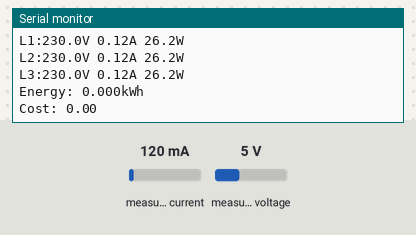
Recording of a sketch running on a simulated ESP8266 (NodeMCU). Parts: the last lines printed to the serial monitor. The inputs (shaded band) are chosen by the test bench; at power-on: measured current 120 mA, measured voltage 5 V. WiFi joins after 1.5 s; servers stay silent unless stated.

Above: at 5.0 s.
5.1 s: measured current set to 40 mA
At 6.5 s:
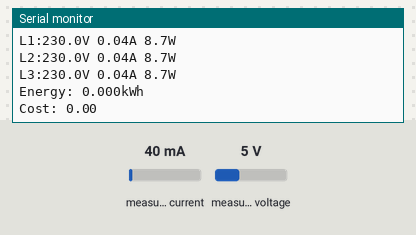
6.6 s: measured voltage set to 0.3 V
8.1 s: measured current set to 500 mA
At 9.2 s:
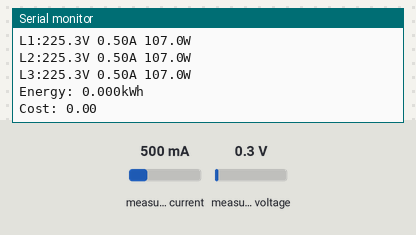
Timing chart, 0 to 11.1 s (numbered marks = the images above; inputs shaded):
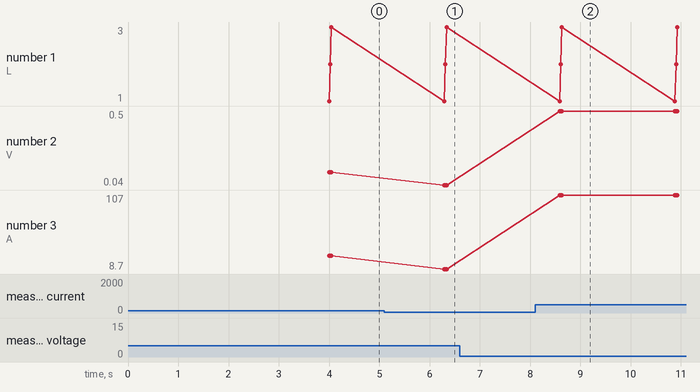

The sketch:

Code.ino
```cpp
// === Blynk Template Info ===
#define BLYNK_TEMPLATE_ID "TMPL3fExQMeu9"
#define BLYNK_TEMPLATE_NAME "SmartEnergyMeter"
#define BLYNK_PRINT Serial

#include <ESP8266WiFi.h>
#include <BlynkSimpleEsp8266.h>
#include <PZEM004Tv30.h>
#include <SoftwareSerial.h>

// === WiFi & Blynk Credentials ===
char ssid[] = "yourwifiname";
char pass[] = "yourwifipassword";
char auth[] = "JDZCI0o_eamM_rfOcqMSV_Q1TinO0yLs"; // Blynk Auth Token

// === SoftwareSerial Setup for 3 PZEM Modules ===
// ESP-12E safe pins
SoftwareSerial pzem1Serial(14, 12); // D5 (TX), D6 (RX)
SoftwareSerial pzem2Serial(13, 15); // D7 (TX), D8 (RX)
SoftwareSerial pzem3Serial(5, 4);   // D1 (TX), D2 (RX)

PZEM004Tv30 pzem1(pzem1Serial);
PZEM004Tv30 pzem2(pzem2Serial);
PZEM004Tv30 pzem3(pzem3Serial);

// === Phase Values ===
float voltage1, current1, power1, energy1, frequency1, pf1, va1, VAR1;
float voltage2, current2, power2, energy2, frequency2, pf2, va2, VAR2;
float voltage3, current3, power3, energy3, frequency3, pf3, va3, VAR3;
float voltage3ph, current3ph, power3ph, energy3ph, frequency3ph, pf3ph, va3ph, VAR3ph;

// === Functions ===
float zeroIfNan(float v);
void WiFiCheck();

void setup() {
  Serial.begin(9600);
  delay(1000);

  Serial.println("\nSmart 3-Phase Meter Booting...");

  // Connect WiFi + Blynk Cloud
  Blynk.begin(auth, ssid, pass, "blynk.cloud", 8080);

  Serial.println("WiFi + Blynk Connected!");
  delay(1000);
}

// === MAIN LOOP ===
void loop() {
  Blynk.run();
  WiFiCheck();

  // === Read Phase 1 ===
  voltage1 = zeroIfNan(pzem1.voltage());
  current1 = zeroIfNan(pzem1.current());
  power1   = zeroIfNan(pzem1.power());
  energy1  = zeroIfNan(pzem1.energy() / 1000); // kWh
  frequency1 = zeroIfNan(pzem1.frequency());
  pf1 = zeroIfNan(pzem1.pf());
  va1 = (pf1 == 0) ? 0 : power1 / pf1;
  VAR1 = (pf1 == 0) ? 0 : power1 / pf1 * sqrt(1 - sq(pf1));

  // === Read Phase 2 ===
  voltage2 = zeroIfNan(pzem2.voltage());
  current2 = zeroIfNan(pzem2.current());
  power2   = zeroIfNan(pzem2.power());
  energy2  = zeroIfNan(pzem2.energy() / 1000);
  frequency2 = zeroIfNan(pzem2.frequency());
  pf2 = zeroIfNan(pzem2.pf());
  va2 = (pf2 == 0) ? 0 : power2 / pf2;
  VAR2 = (pf2 == 0) ? 0 : power2 / pf2 * sqrt(1 - sq(pf2));

  // === Read Phase 3 ===
  voltage3 = zeroIfNan(pzem3.voltage());
  current3 = zeroIfNan(pzem3.current());
  power3   = zeroIfNan(pzem3.power());
  energy3  = zeroIfNan(pzem3.energy() / 1000);
  frequency3 = zeroIfNan(pzem3.frequency());
  pf3 = zeroIfNan(pzem3.pf());
  va3 = (pf3 == 0) ? 0 : power3 / pf3;
  VAR3 = (pf3 == 0) ? 0 : power3 / pf3 * sqrt(1 - sq(pf3));

  // === 3-Phase Calculation ===
  voltage3ph = sqrt(sq(voltage1) + sq(voltage2) + sq(voltage3));
  current3ph = (current1 + current2 + current3) / 3.0;
  power3ph = power1 + power2 + power3;
  energy3ph = energy1 + energy2 + energy3;
  va3ph = va1 + va2 + va3;
  VAR3ph = VAR1 + VAR2 + VAR3;
  frequency3ph = (frequency1 + frequency2 + frequency3) / 3.0;
  pf3ph = (pf1 + pf2 + pf3) / 3.0;

  // === Send to Blynk ===
  Blynk.virtualWrite(V1, voltage3ph);
  Blynk.virtualWrite(V2, current3ph);
  Blynk.virtualWrite(V3, power3ph);
  Blynk.virtualWrite(V4, energy3ph);
  Blynk.virtualWrite(V5, frequency3ph);
  Blynk.virtualWrite(V6, pf3ph);
  Blynk.virtualWrite(V7, va3ph);
  Blynk.virtualWrite(V8, VAR3ph);

  // === Serial Debug (Normal) ===
  Serial.printf("3PH => V:%.1fV  I:%.2fA  P:%.1fW  F:%.1fHz  PF:%.2f  E:%.2fkWh\n",
                voltage3ph, current3ph, power3ph, frequency3ph, pf3ph, energy3ph);

  // === REQUIRED: Serial output for Python Bridge ===
  Serial.printf("L1:%.1fV %.2fA %.1fW\n", voltage1, current1, power1);
  Serial.printf("L2:%.1fV %.2fA %.1fW\n", voltage2, current2, power2);
  Serial.printf("L3:%.1fV %.2fA %.1fW\n", voltage3, current3, power3);

  Serial.printf("Energy: %.3fkWh\n", energy3ph);

  float cost = energy3ph * 8.0; // ₹8 per unit
  Serial.printf("Cost: %.2f\n", cost);

  delay(2000);
}

// === Utility Functions ===
float zeroIfNan(float v) {
  return isnan(v) ? 0 : v;
}

void WiFiCheck() {
  if (WiFi.status() != WL_CONNECTED) {
    Serial.println("Reconnecting WiFi...");
    WiFi.disconnect();
    WiFi.begin(ssid, pass);
    delay(2000);
  }
}
```

Measured:
- after the input at 5.1 s, the serial monitor: prints a new line after 1.2 s (image 1)
- after the input at 8.1 s, the serial monitor: prints a new line after 0.48 s (image 2)
- plotted number 2: 0.12 → 0.04 after the input at 5.1 s, 0.04 → 0.5 after the input at 8.1 s
- plotted number 3: 26.2 → 8.7 after the input at 5.1 s, 8.7 → 107 after the input at 8.1 s
